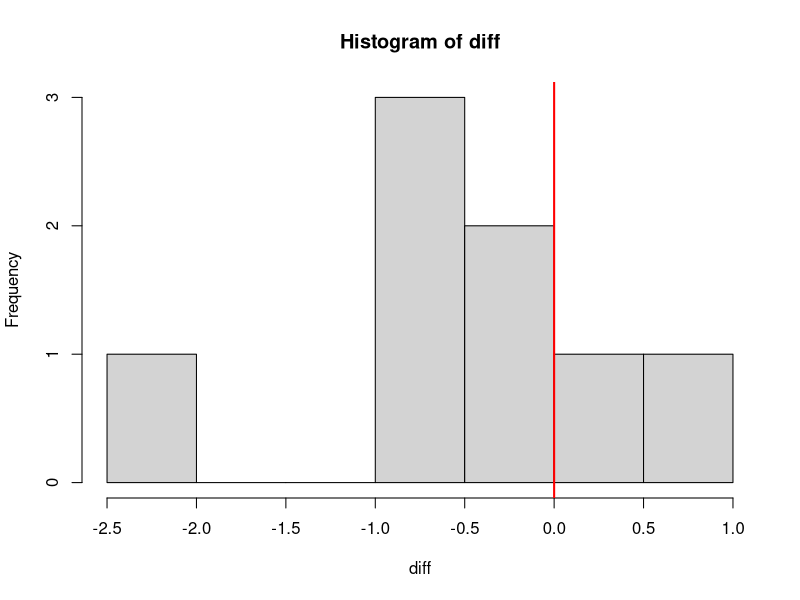
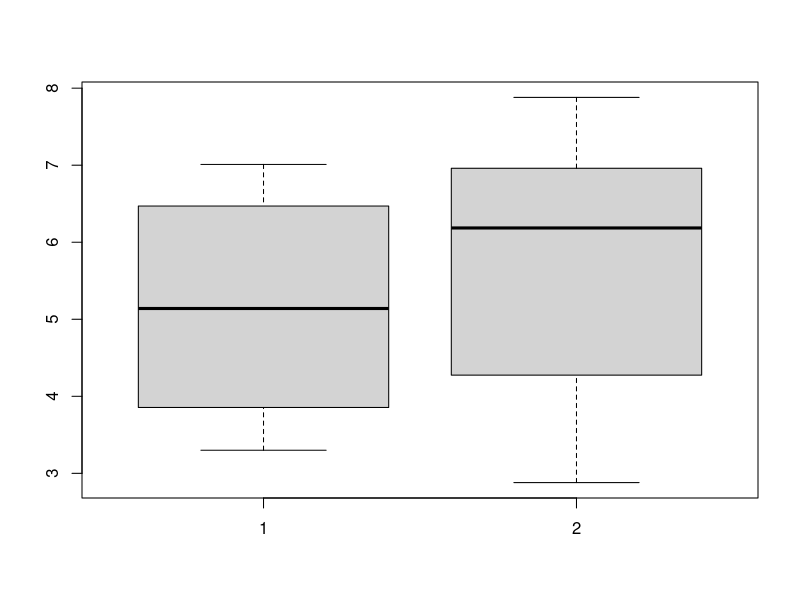
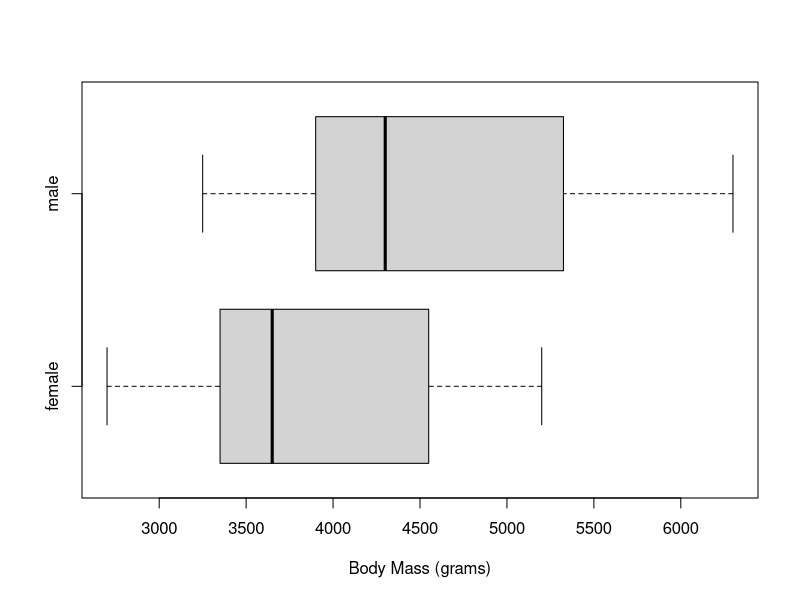
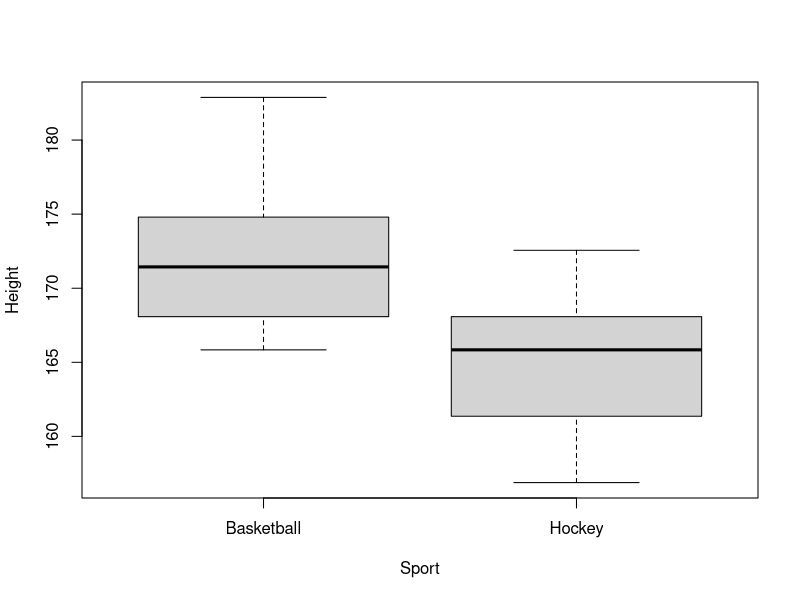

Here is the R script that generated these plots, in order:
## ---- chunk 1
knitr::opts_chunk$set(echo = TRUE)
set.seed(2112)
## ---- chunk 2
## approximating the sampling distribution
differences <- c()
for(i in 1:10000){
    m1 <- mean(rnorm(22, 0, 2))
    m2 <- mean(rnorm(33, 0, 3))
    differences[i] <- m1 - m2
}
sd(differences)
## ---- chunk 3
## Check
sd(differences)
sqrt(4/22 + 9/33) # Close enough
## ---- chunk 4
#| label: paired_oint
withoint <- c(6.44, 6.06, 4.22, 3.3, 6.5, 3.49, 7.01, 4.22)
without <- c(7.22, 6.05, 4.55, 4, 6.7, 2.88, 7.88, 6.32)
diff <- withoint - without

hist(diff)
abline(v = 0, col = "red", lwd = 2)

t.test(x = diff, alternative = "less")
## ---- chunk 5
#| label: two_sample_oint
boxplot(withoint, without)
abline(v = 0, col = "red", lwd = 2)
t.test(x = withoint, y = without, alternative = "less")
## ---- chunk 6
#| label: penguins_t_test
#| fig-height: 2
library(palmerpenguins)
boxplot(body_mass_g ~ sex, data = penguins, horizontal = TRUE,
    xlab = "Body Mass (grams)", ylab = NULL)
t.test(body_mass_g ~ sex, data = penguins)
## ---- chunk 7
#| echo: true
#| eval: true
1 - pt(1.55, 49)
## ---- chunk 8
#| label: baskey
library(dplyr)
library(ggplot2)
stats <- read.csv("wlu_female_athletes.csv")
baskey <- filter(stats, Sport %in% c("Hockey", "Basketball"))
boxplot(Height ~ Sport, data = baskey)
## ---- chunk 9
t.test(Height ~ Sport, data = baskey)
## ---- chunk 10
t.test(mpg ~ am, data = mtcars)
